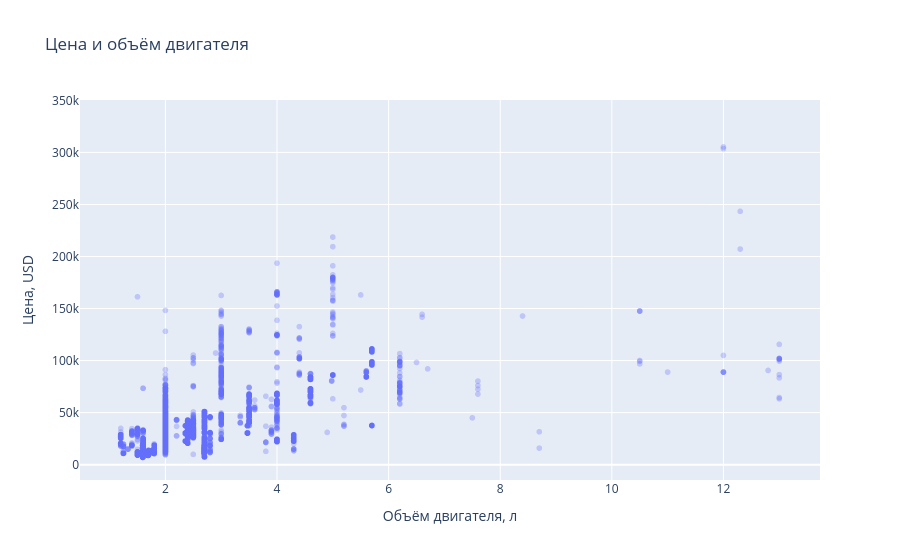

Notebook source saved alongside this figure:
### Markdown cell above
Самый частый объём по количеству машин находится в диапазоне 1,25 - 1,749 л.

Можно оценить, есть связь объёма двигателя с ценой?

### Code cell
fig = px.scatter(sales_no_returns, x='volume_engine', y='price_usd', opacity=0.3,
                 hover_data=['brand', 'model'], title='Цена и объём двигателя',
                 labels={'volume_engine': 'Объём двигателя, л', 'price_usd': 'Цена, USD'})
fig.show()
print('Корреляция по строкам:', round(sales_no_returns['price_usd'].corr(sales_no_returns['volume_engine']), 2))

### Figure 1 — Plotly figure (JSON) as saved in the notebook; plotly's stock layout.template omitted (floating-point values rounded to 4 significant figures; data arrays with more than 128 entries replaced by an {"elided": "..."} marker saying what was removed)
{"data": [{"customdata": {"elided": "20930x2 str values"}, "hovertemplate": "Объём двигателя, л=%{x}<br>Цена, USD=%{y}<br>brand=%{customdata[0]}<br>model=%{customdata[1]}<extra></extra>", "legendgroup": "", "marker": {"color": "#636efa", "opacity": 0.3, "symbol": "circle"}, "mode": "markers", "name": "", "showlegend": false, "type": "scattergl", "x": {"elided": "20930 float values"}, "xaxis": "x", "y": {"elided": "20930 float values"}, "yaxis": "y"}], "layout": {"legend": {"tracegroupgap": 0}, "title": {"text": "Цена и объём двигателя"}, "xaxis": {"anchor": "y", "domain": [0, 1], "title": {"text": "Объём двигателя, л"}}, "yaxis": {"anchor": "x", "domain": [0, 1], "title": {"text": "Цена, USD"}}}}
